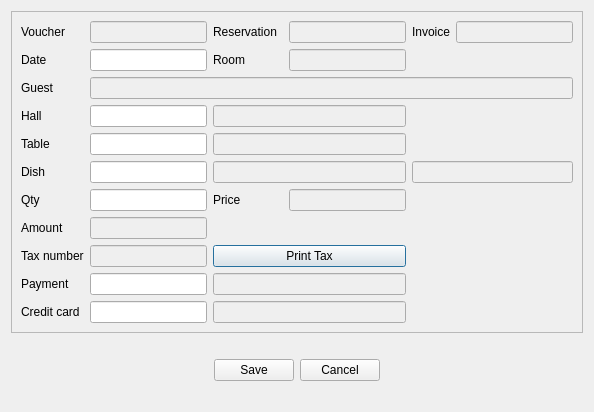
<?xml version="1.0" encoding="UTF-8"?>
<ui version="4.0">
 <class>DlgPostBreakfast</class>
 <widget class="QDialog" name="DlgPostBreakfast">
  <property name="geometry">
   <rect>
    <x>0</x>
    <y>0</y>
    <width>594</width>
    <height>412</height>
   </rect>
  </property>
  <property name="windowTitle">
   <string>Breakfast</string>
  </property>
  <layout class="QVBoxLayout" name="verticalLayout">
   <item>
    <widget class="QFrame" name="frame">
     <property name="frameShape">
      <enum>QFrame::StyledPanel</enum>
     </property>
     <property name="frameShadow">
      <enum>QFrame::Raised</enum>
     </property>
     <layout class="QGridLayout" name="gridLayout">
      <item row="9" column="2" colspan="3">
       <widget class="EQLineEdit" name="lePMComment">
        <property name="enabled">
         <bool>false</bool>
        </property>
        <property name="focusPolicy">
         <enum>Qt::NoFocus</enum>
        </property>
       </widget>
      </item>
      <item row="0" column="0">
       <widget class="QLabel" name="label">
        <property name="text">
         <string>Voucher</string>
        </property>
       </widget>
      </item>
      <item row="0" column="2">
       <widget class="QLabel" name="label_2">
        <property name="text">
         <string>Reservation</string>
        </property>
       </widget>
      </item>
      <item row="0" column="1">
       <widget class="EQLineEdit" name="leVoucher">
        <property name="enabled">
         <bool>false</bool>
        </property>
        <property name="focusPolicy">
         <enum>Qt::NoFocus</enum>
        </property>
       </widget>
      </item>
      <item row="0" column="5">
       <widget class="QLabel" name="label_3">
        <property name="text">
         <string>Invoice</string>
        </property>
       </widget>
      </item>
      <item row="1" column="0">
       <widget class="QLabel" name="label_7">
        <property name="text">
         <string>Date</string>
        </property>
       </widget>
      </item>
      <item row="1" column="1">
       <widget class="EDateEdit" name="deDate"/>
      </item>
      <item row="0" column="6">
       <widget class="EQLineEdit" name="leInvoice">
        <property name="enabled">
         <bool>false</bool>
        </property>
        <property name="focusPolicy">
         <enum>Qt::NoFocus</enum>
        </property>
       </widget>
      </item>
      <item row="0" column="4">
       <widget class="EQLineEdit" name="leRes">
        <property name="enabled">
         <bool>false</bool>
        </property>
        <property name="focusPolicy">
         <enum>Qt::NoFocus</enum>
        </property>
       </widget>
      </item>
      <item row="6" column="0">
       <widget class="QLabel" name="label_5">
        <property name="text">
         <string>Qty</string>
        </property>
       </widget>
      </item>
      <item row="2" column="0">
       <widget class="QLabel" name="label_4">
        <property name="text">
         <string>Guest</string>
        </property>
       </widget>
      </item>
      <item row="6" column="1">
       <widget class="EQDoubleEdit" name="leQty"/>
      </item>
      <item row="7" column="0">
       <widget class="QLabel" name="label_6">
        <property name="text">
         <string>Amount</string>
        </property>
       </widget>
      </item>
      <item row="5" column="0">
       <widget class="QLabel" name="label_13">
        <property name="text">
         <string>Dish</string>
        </property>
       </widget>
      </item>
      <item row="1" column="4">
       <widget class="QLineEdit" name="leRoom">
        <property name="enabled">
         <bool>false</bool>
        </property>
        <property name="focusPolicy">
         <enum>Qt::NoFocus</enum>
        </property>
       </widget>
      </item>
      <item row="1" column="2">
       <widget class="QLabel" name="label_8">
        <property name="text">
         <string>Room</string>
        </property>
       </widget>
      </item>
      <item row="2" column="1" colspan="6">
       <widget class="EQLineEdit" name="leGuest">
        <property name="enabled">
         <bool>false</bool>
        </property>
        <property name="focusPolicy">
         <enum>Qt::NoFocus</enum>
        </property>
       </widget>
      </item>
      <item row="3" column="1">
       <widget class="EQLineEdit" name="leHall"/>
      </item>
      <item row="5" column="2" colspan="3">
       <widget class="EQLineEdit" name="leDishName">
        <property name="enabled">
         <bool>false</bool>
        </property>
        <property name="focusPolicy">
         <enum>Qt::NoFocus</enum>
        </property>
       </widget>
      </item>
      <item row="9" column="0">
       <widget class="QLabel" name="label_9">
        <property name="text">
         <string>Payment</string>
        </property>
       </widget>
      </item>
      <item row="5" column="1">
       <widget class="EQLineEdit" name="leDish"/>
      </item>
      <item row="4" column="2" colspan="3">
       <widget class="EQLineEdit" name="leTableName">
        <property name="enabled">
         <bool>false</bool>
        </property>
        <property name="focusPolicy">
         <enum>Qt::NoFocus</enum>
        </property>
       </widget>
      </item>
      <item row="3" column="2" colspan="3">
       <widget class="EQLineEdit" name="leHallName">
        <property name="enabled">
         <bool>false</bool>
        </property>
        <property name="focusPolicy">
         <enum>Qt::NoFocus</enum>
        </property>
       </widget>
      </item>
      <item row="4" column="1">
       <widget class="EQLineEdit" name="leTable"/>
      </item>
      <item row="4" column="0">
       <widget class="QLabel" name="label_12">
        <property name="text">
         <string>Table</string>
        </property>
       </widget>
      </item>
      <item row="9" column="1">
       <widget class="EQLineEdit" name="lePMCode"/>
      </item>
      <item row="3" column="0">
       <widget class="QLabel" name="label_11">
        <property name="text">
         <string>Hall</string>
        </property>
       </widget>
      </item>
      <item row="6" column="2">
       <widget class="QLabel" name="label_14">
        <property name="text">
         <string>Price</string>
        </property>
       </widget>
      </item>
      <item row="7" column="1">
       <widget class="EQDoubleEdit" name="leAmount">
        <property name="enabled">
         <bool>false</bool>
        </property>
       </widget>
      </item>
      <item row="8" column="1">
       <widget class="EQLineEdit" name="leTax">
        <property name="enabled">
         <bool>false</bool>
        </property>
        <property name="focusPolicy">
         <enum>Qt::NoFocus</enum>
        </property>
       </widget>
      </item>
      <item row="8" column="0">
       <widget class="QLabel" name="label_10">
        <property name="text">
         <string>Tax number</string>
        </property>
       </widget>
      </item>
      <item row="8" column="2" colspan="3">
       <widget class="QPushButton" name="btnPrintTax">
        <property name="text">
         <string>Print Tax</string>
        </property>
       </widget>
      </item>
      <item row="6" column="4">
       <widget class="EQLineEdit" name="lePrice">
        <property name="enabled">
         <bool>false</bool>
        </property>
        <property name="focusPolicy">
         <enum>Qt::NoFocus</enum>
        </property>
       </widget>
      </item>
      <item row="5" column="5" colspan="2">
       <widget class="EQLineEdit" name="leStore">
        <property name="enabled">
         <bool>false</bool>
        </property>
       </widget>
      </item>
      <item row="10" column="0">
       <widget class="QLabel" name="lbCard">
        <property name="text">
         <string>Credit card</string>
        </property>
       </widget>
      </item>
      <item row="10" column="1">
       <widget class="EQLineEdit" name="leCardCode"/>
      </item>
      <item row="10" column="2" colspan="3">
       <widget class="EQLineEdit" name="leCardName">
        <property name="enabled">
         <bool>false</bool>
        </property>
       </widget>
      </item>
     </layout>
    </widget>
   </item>
   <item>
    <widget class="QWidget" name="widget" native="true">
     <layout class="QHBoxLayout" name="horizontalLayout">
      <item>
       <spacer name="horizontalSpacer">
        <property name="orientation">
         <enum>Qt::Horizontal</enum>
        </property>
        <property name="sizeHint" stdset="0">
         <size>
          <width>192</width>
          <height>20</height>
         </size>
        </property>
       </spacer>
      </item>
      <item>
       <widget class="QPushButton" name="btnSave">
        <property name="text">
         <string>Save</string>
        </property>
       </widget>
      </item>
      <item>
       <widget class="QPushButton" name="btnCancel">
        <property name="text">
         <string>Cancel</string>
        </property>
       </widget>
      </item>
      <item>
       <spacer name="horizontalSpacer_2">
        <property name="orientation">
         <enum>Qt::Horizontal</enum>
        </property>
        <property name="sizeHint" stdset="0">
         <size>
          <width>192</width>
          <height>20</height>
         </size>
        </property>
       </spacer>
      </item>
     </layout>
    </widget>
   </item>
  </layout>
 </widget>
 <customwidgets>
  <customwidget>
   <class>EQLineEdit</class>
   <extends>QLineEdit</extends>
   <header location="global">eqlineedit.h</header>
   <slots>
    <signal>customButtonClicked(bool)</signal>
   </slots>
  </customwidget>
  <customwidget>
   <class>EDateEdit</class>
   <extends>QLineEdit</extends>
   <header location="global">edateedit.h</header>
  </customwidget>
  <customwidget>
   <class>EQDoubleEdit</class>
   <extends>QLineEdit</extends>
   <header location="global">eqdoubleedit.h</header>
  </customwidget>
 </customwidgets>
 <tabstops>
  <tabstop>deDate</tabstop>
  <tabstop>leHall</tabstop>
  <tabstop>leTable</tabstop>
  <tabstop>leDish</tabstop>
  <tabstop>leQty</tabstop>
  <tabstop>leAmount</tabstop>
  <tabstop>lePMCode</tabstop>
  <tabstop>btnPrintTax</tabstop>
  <tabstop>btnSave</tabstop>
  <tabstop>btnCancel</tabstop>
 </tabstops>
 <resources/>
 <connections/>
</ui>
